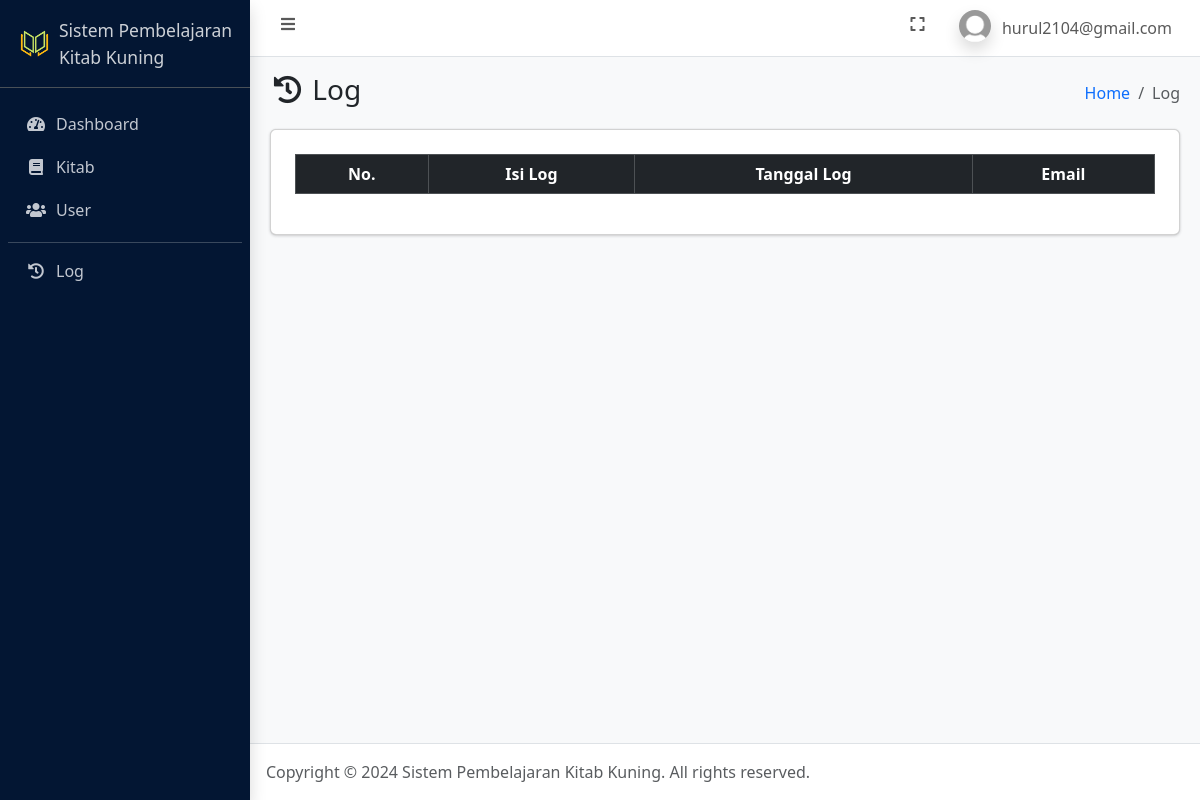
/log.php (signed in), run on an earlier commit of the app's database.
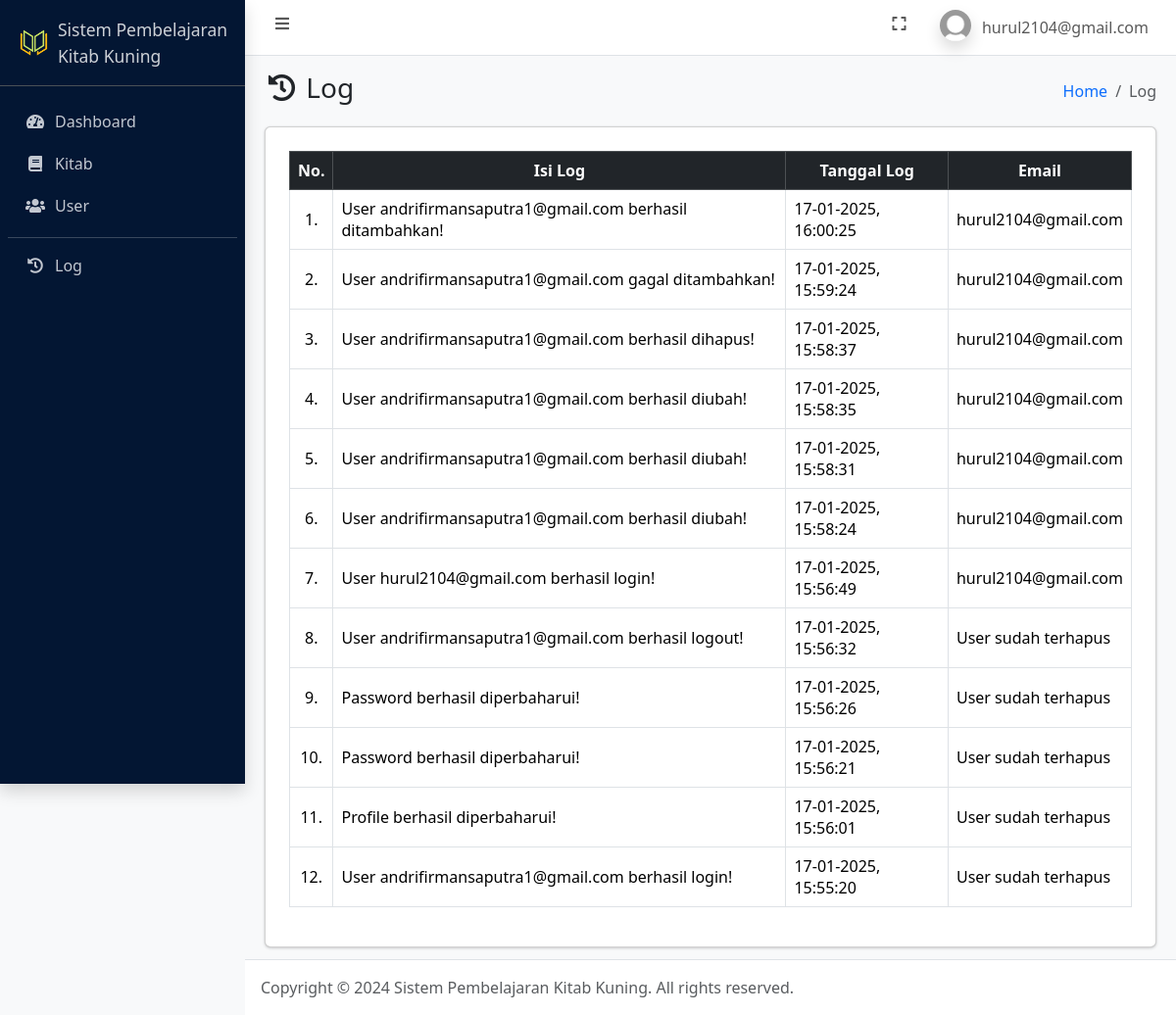
And on a later commit of the database.
### tables this page shows
CREATE TABLE `user` (
  `id_user` int(11) NOT NULL,
  `nama_lengkap` varchar(100) NOT NULL,
  `email` varchar(100) NOT NULL,
  `password` varchar(255) NOT NULL,
  `role` enum('admin','pengguna') NOT NULL,
  `foto` text NOT NULL,
  `is_active` int(1) NOT NULL,
  `dibuat_pada` datetime NOT NULL DEFAULT current_timestamp()
);

CREATE TABLE `log` (
  `id_log` int(11) NOT NULL,
  `isi_log` text NOT NULL,
  `tgl_log` timestamp NOT NULL DEFAULT current_timestamp(),
  `id_user` int(11) NOT NULL
);

### connection.php (called while the page is built, shortened)
<?php
	$host = 'localhost';
	$user = 'root';
	$pass = '';
	$database = 'pembelajaran_kitab_kuning';
	$conn = mysqli_connect($host, $user, $pass, $database);
    if (isset($_SESSION['id_user'])) {
    	$id_user = $_SESSION['id_user'];
		$dataUser = mysqli_fetch_assoc(mysqli_query($conn, "SELECT * FROM user WHERE id_user = $id_user"));
	}
?>

### log.php (the view, shortened to what this page needs)
<?php
    require_once 'connection.php';
    $log = mysqli_query($conn, "SELECT * FROM log LEFT JOIN user ON log.id_user = user.id_user ORDER BY tgl_log DESC");
?>
<!DOCTYPE html>
<html lang="en">
<head>
    <?php include_once 'include/head.php'; ?>
</head>
<body class="layout-fixed sidebar-expand-lg bg-body-tertiary">
    <div class="app-wrapper">
        <?php include_once 'include/navbar.php'; ?>
        <?php include_once 'include/sidebar.php'; ?>
        <main class="app-main">
            <div class="app-content-header">
                <div class="container-fluid">
                    <div class="row">
                        <div class="col-sm-6">
                            <h3 class="mb-0"><i class="nav-icon fas fa-fw fa-history"></i> Log</h3>
                        </div>
                        <div class="col-sm-6">
                            <ol class="breadcrumb float-sm-end">
                                <li class="breadcrumb-item"><a href="index.php">Home</a></li>
                                <li class="breadcrumb-item active" aria-current="page">
                                    Log
                                </li>
                            </ol>
                        </div>
                    </div>
                </div>
            </div>
            <div class="app-content">
                <div class="container-fluid">
                    <div class="card">
                        <div class="card-body">
                            <div class="table-responsive p-2">
                                <table class="table table-bordered" id="table_id">
                                    <thead class="table-dark">
                                        <tr>
                                            <th class="text-center align-middle">No.</th>
                                            <th class="text-center align-middle">Isi Log</th>
                                            <th class="text-center align-middle">Tanggal Log</th>
                                            <th class="text-center align-middle">Email</th>
                                        </tr>
                                    </thead>
                                    <tbody>
                                        <?php $i = 1; ?>
                                        <?php foreach ($log as $dl): ?>
                                            <tr>
                                                <td class="text-center align-middle"><?= $i++; ?>.</td>
                                                <td class="align-middle"><?= $dl['isi_log']; ?></td>
                                                <td class="align-middle"><?= date('d-m-Y, H:i:s', strtotime($dl['tgl_log']));; ?></td>
                                                <td class="align-middle"><?= ($dl['email']) ? $dl['email'] : 'User sudah terhapus'; ?></td>
                                            </tr>
                                        <?php endforeach ?>
                                    </tbody>
                                </table>
                            </div>
                        </div>
                    </div>
                </div>
            </div>
        </main>
        <?php include_once 'include/footer.php'; ?>
    </div>
</body>
</html>

### include/head.php (shortened to what this page needs)
<link rel="stylesheet" href="https://cdn.jsdelivr.net/npm/@fontsource/source-sans-3@5.0.12/index.css">
<link rel="stylesheet" href="css/bootstrap.min.css">
<link rel="stylesheet" href="assets/vendor/fontawesome/css/all.min.css">
<link rel="stylesheet" href="assets/vendor/datatables/css/dataTables.bootstrap5.css">
<link rel="stylesheet" href="css/overlayscrollbars.min.css">
<link rel="stylesheet" href="css/adminlte.css">

### include/navbar.php (shortened to what this page needs)
<nav class="app-header navbar navbar-expand bg-body">
    <div class="container-fluid">
        <ul class="navbar-nav">
            <li class="nav-item"> <a class="nav-link" data-lte-toggle="sidebar" href="#" role="button"> <i class="fas fa-fw fa-bars"></i> </a> </li>
        </ul>
        <ul class="navbar-nav ms-auto">
            <li class="nav-item"> <a class="nav-link" href="#" data-lte-toggle="fullscreen"> <i data-lte-icon="maximize" class="fas fa-fw fa-expand"></i> </a> </li>
            <li class="nav-item dropdown user-menu">
                <a href="#" class="nav-link dropdown-toggle" data-bs-toggle="dropdown" aria-expanded="false">
                    <img src="assets/img/profiles/default.jpg" class="user-image rounded-circle shadow" alt="User Image">
                    <span class="d-none d-md-inline"><?= $dataUser['email']; ?></span>
                </a>
            </li>
        </ul>
    </div>
</nav>

### include/sidebar.php
<aside class="app-sidebar bg-primary-subtle shadow" data-bs-theme="dark">
    <div class="sidebar-brand">
        <a href="index.php" class="brand-link">
            <img src="assets/img/properties/logo.png" alt="Logo" class="brand-image rounded-circle">
            <span class="brand-text fw-light small">Sistem Pembelajaran<br> Kitab Kuning</span>
        </a>
    </div>
    <div class="sidebar-wrapper">
        <nav class="mt-2">
            <ul class="nav sidebar-menu flex-column" data-lte-toggle="treeview" role="menu" data-accordion="false">
                <li class="nav-item">
                    <a href="index.php" class="nav-link <?= ($_SERVER['REQUEST_URI'] == '/pembelajaran_kitab_kuning/index.php') ? 'active' : ''; ?>"> <i class="nav-icon fas fa-fw fa-tachometer-alt"></i>
                        <p>Dashboard</p>
                    </a>
                </li>
                <li class="nav-item">
                    <a href="kitab.php" class="nav-link <?= ($_SERVER['REQUEST_URI'] == '/pembelajaran_kitab_kuning/kitab.php') ? 'active' : ''; ?>"> <i class="nav-icon fas fa-fw fa-book"></i>
                        <p>Kitab</p>
                    </a>
                </li>
                <li class="nav-item">
                    <a href="user.php" class="nav-link <?= ($_SERVER['REQUEST_URI'] == '/pembelajaran_kitab_kuning/user.php') ? 'active' : ''; ?>"> <i class="nav-icon fas fa-fw fa-users"></i>
                        <p>User</p>
                    </a>
                </li>
                <hr class="sidebar-divider">
                <li class="nav-item">
                    <a href="log.php" class="nav-link <?= ($_SERVER['REQUEST_URI'] == '/pembelajaran_kitab_kuning/log.php') ? 'active' : ''; ?>"> <i class="nav-icon fas fa-fw fa-history"></i>
                        <p>Log</p>
                    </a>
                </li>
            </ul>
        </nav>
    </div>
</aside>

### include/footer.php (shortened to what this page needs)
<footer class="app-footer">
        Copyright &copy; 2024 Sistem Pembelajaran Kitab Kuning.
    All rights reserved.
</footer>

What changed in the data, as far as the page shows it:
added log: isi_log "User andrifirmansaputra1@gmail.com berhasil ditambahkan!", tgl_log "17-01-2025, 16:00:25", id_user.email "hurul2104@gmail.com"
added log: isi_log "User andrifirmansaputra1@gmail.com gagal ditambahkan!", tgl_log "17-01-2025, 15:59:24", id_user.email "hurul2104@gmail.com"
added log: isi_log "User andrifirmansaputra1@gmail.com berhasil dihapus!", tgl_log "17-01-2025, 15:58:37", id_user.email "hurul2104@gmail.com"
added log: isi_log "User andrifirmansaputra1@gmail.com berhasil diubah!", tgl_log "17-01-2025, 15:58:35", id_user.email "hurul2104@gmail.com"
added log: isi_log "User andrifirmansaputra1@gmail.com berhasil diubah!", tgl_log "17-01-2025, 15:58:31", id_user.email "hurul2104@gmail.com"
added log: isi_log "User andrifirmansaputra1@gmail.com berhasil diubah!", tgl_log "17-01-2025, 15:58:24", id_user.email "hurul2104@gmail.com"
added log: isi_log "User hurul2104@gmail.com berhasil login!", tgl_log "17-01-2025, 15:56:49", id_user.email "hurul2104@gmail.com"
added log: isi_log "User andrifirmansaputra1@gmail.com berhasil logout!", tgl_log "17-01-2025, 15:56:32", shows "User sudah terhapus"
added log: isi_log "Password berhasil diperbaharui!", tgl_log "17-01-2025, 15:56:26", shows "User sudah terhapus"
added log: isi_log "Password berhasil diperbaharui!", tgl_log "17-01-2025, 15:56:21", shows "User sudah terhapus"
added log: isi_log "Profile berhasil diperbaharui!", tgl_log "17-01-2025, 15:56:01", shows "User sudah terhapus"
added log: isi_log "User andrifirmansaputra1@gmail.com berhasil login!", tgl_log "17-01-2025, 15:55:20", shows "User sudah terhapus"
